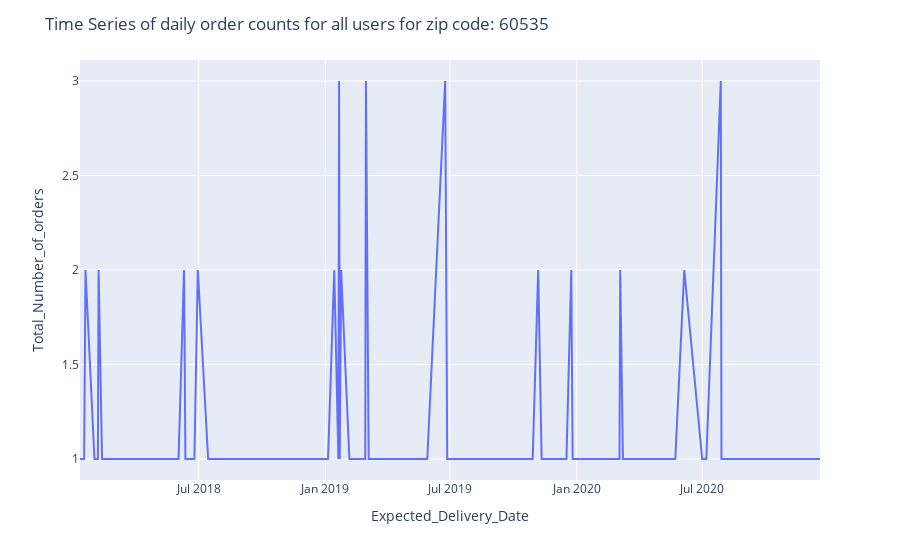

Notebook cell for this chart:
### Code cell
fig = px.line(df_deliveries_count, x='Expected_Delivery_Date', y='Total_Number_of_orders')
fig.update_layout(title_text='Time Series of daily order counts for all users for zip code: 60535')
fig.show()
